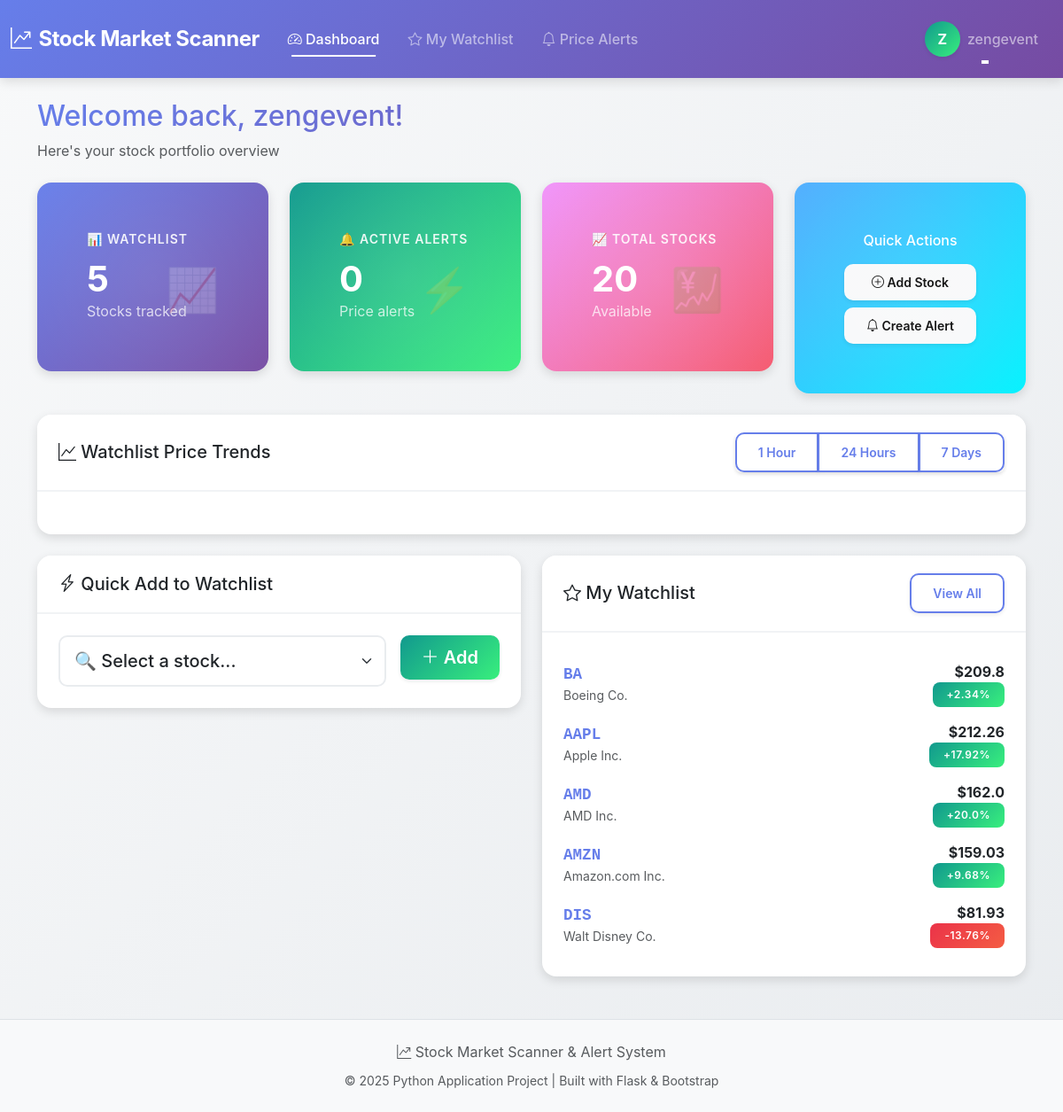
The page /dashboard (signed in) on the database as committed earlier.
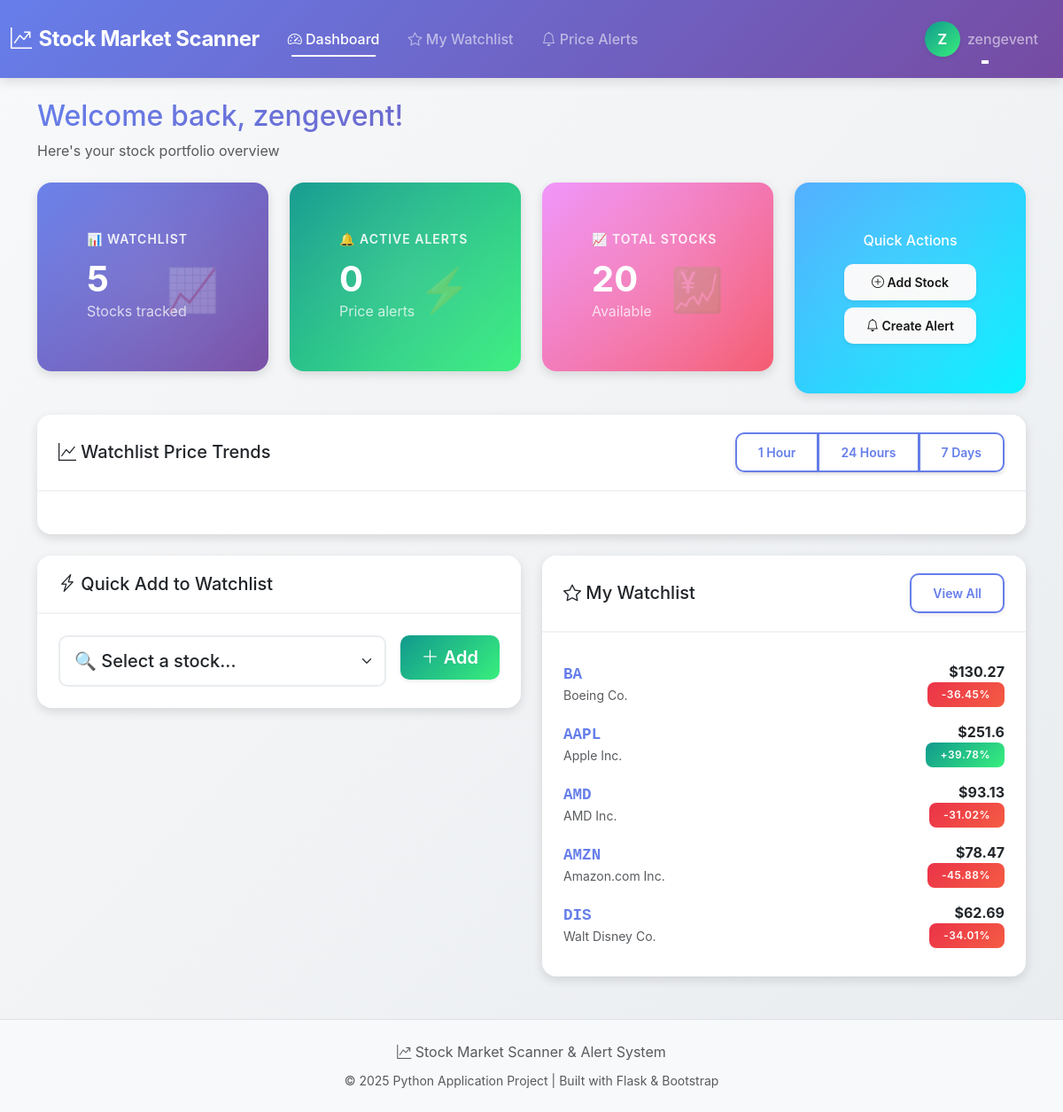
The same page on the database as committed later.
### tables this page shows
CREATE TABLE users (
            id INTEGER PRIMARY KEY AUTOINCREMENT,
            username VARCHAR(50) UNIQUE NOT NULL,
            email VARCHAR(100) UNIQUE NOT NULL,
            password_hash VARCHAR(255) NOT NULL,
            created_at TIMESTAMP DEFAULT CURRENT_TIMESTAMP
        );

CREATE TABLE stock_data (
            id INTEGER PRIMARY KEY AUTOINCREMENT,
            stock_symbol VARCHAR(10) UNIQUE NOT NULL,
            stock_name VARCHAR(100),
            current_price DECIMAL(10, 2),
            open_price DECIMAL(10, 2),
            previous_close DECIMAL(10, 2),
            high_price DECIMAL(10, 2),
            low_price DECIMAL(10, 2),
            change_amount DECIMAL(10, 2),
            change_percent DECIMAL(5, 2),
            updated_at TIMESTAMP DEFAULT CURRENT_TIMESTAMP
        );

CREATE TABLE watchlist (
            id INTEGER PRIMARY KEY AUTOINCREMENT,
            user_id INTEGER NOT NULL,
            stock_symbol VARCHAR(10) NOT NULL,
            added_at TIMESTAMP DEFAULT CURRENT_TIMESTAMP,
            FOREIGN KEY (user_id) REFERENCES users(id),
            UNIQUE(user_id, stock_symbol)
        );

### backend/app.py (the view)
@app.route('/dashboard')
@login_required
def dashboard():
    user_id = session['user_id']
    conn = get_db()
    watchlist = conn.execute('''
        SELECT w.id, w.stock_symbol, s.stock_name, s.current_price, s.change_percent
        FROM watchlist w
        LEFT JOIN stock_data s ON w.stock_symbol = s.stock_symbol
        WHERE w.user_id = ?
        ORDER BY w.added_at DESC
        LIMIT 5
    ''', (user_id,)).fetchall()
    alert_count = conn.execute('''
        SELECT COUNT(*) as count
        FROM alerts
        WHERE user_id = ? AND is_active = 1 AND is_triggered = 0
    ''', (user_id,)).fetchone()
    all_stocks = conn.execute('''
        SELECT stock_symbol, stock_name, current_price, change_percent
        FROM stock_data
        ORDER BY stock_symbol ASC
    ''').fetchall()
    conn.close()
    return render_template('dashboard.html',
                         watchlist=[dict(row) for row in watchlist],
                         alert_count=alert_count['count'],
                         all_stocks=[dict(row) for row in all_stocks])

### backend/app.py (called while the page is built)
def get_db():
    conn = sqlite3.connect('stock_app.db')
    conn.row_factory = sqlite3.Row
    return conn

def login_required(f):
    @wraps(f)
    def decorated_function(*args, **kwargs):
        if 'user_id' not in session:
            flash('Please login first', 'warning')
            return redirect(url_for('login'))
        return f(*args, **kwargs)
    return decorated_function

@app.context_processor
def inject_user():
    if 'user_id' in session:
        conn = get_db()
        user = conn.execute('SELECT id, username, email FROM users WHERE id = ?',
                           (session['user_id'],)).fetchone()
        conn.close()
        if user:
            return {'current_user': dict(user)}
    return {'current_user': None}

### frontend/templates/dashboard.html (shortened to what this page needs)
{% extends "base.html" %}
{% block content %}
<div class="container mt-4">
    <div class="mb-4">
        <h2 class="mb-2 text-gradient">Welcome back, {{ current_user.username }}!</h2>
        <p class="text-muted">Here's your stock portfolio overview</p>
    </div>
    <div class="row g-4 mb-4">
        <div class="col-md-6 col-lg-3">
            <div class="card stat-card" style="background: var(--primary-gradient);">
                <div class="card-body position-relative">
                    <h5 class="card-title">📊 Watchlist</h5>
                    <h2 class="display-4">{{ watchlist|length }}</h2>
                    <p class="mb-0 opacity-75">Stocks tracked</p>
                    <div class="stat-icon">📈</div>
                </div>
            </div>
        </div>
        <div class="col-md-6 col-lg-3">
            <div class="card stat-card" style="background: var(--success-gradient);">
                <div class="card-body position-relative">
                    <h5 class="card-title">🔔 Active Alerts</h5>
                    <h2 class="display-4">{{ alert_count }}</h2>
                    <p class="mb-0 opacity-75">Price alerts</p>
                    <div class="stat-icon">⚡</div>
                </div>
            </div>
        </div>
        <div class="col-md-6 col-lg-3">
            <div class="card stat-card" style="background: var(--warning-gradient);">
                <div class="card-body position-relative">
                    <h5 class="card-title">📈 Total Stocks</h5>
                    <h2 class="display-4">{{ all_stocks|length }}</h2>
                    <p class="mb-0 opacity-75">Available</p>
                    <div class="stat-icon">💹</div>
                </div>
            </div>
        </div>
        <div class="col-md-6 col-lg-3">
            <div class="card stat-card" style="background: var(--info-gradient);">
                <div class="card-body text-center d-flex flex-column justify-content-center">
                    <h6 class="mb-3">Quick Actions</h6>
                    <a href="{{ url_for('watchlist') }}" class="btn btn-light btn-sm mb-2">
                        <i class="bi bi-plus-circle"></i> Add Stock
                    </a>
                    <a href="{{ url_for('alerts') }}" class="btn btn-light btn-sm">
                        <i class="bi bi-bell"></i> Create Alert
                    </a>
                </div>
            </div>
        </div>
    </div>
    <div class="card shadow-soft mb-4">
        <div class="card-header d-flex justify-content-between align-items-center">
            <h5 class="mb-0"><i class="bi bi-graph-up"></i> Watchlist Price Trends</h5>
            <div class="btn-group shadow-sm" role="group">
                <button type="button" class="btn btn-sm btn-primary" onclick="loadCharts('1h')">1 Hour</button>
                <button type="button" class="btn btn-sm btn-outline-primary" onclick="loadCharts('24h')">24 Hours</button>
                <button type="button" class="btn btn-sm btn-outline-primary" onclick="loadCharts('7d')">7 Days</button>
            </div>
        </div>
        <div class="card-body">
        </div>
    </div>
    <div class="row g-4">
        <div class="col-lg-6">
            <div class="card shadow-soft hover-lift">
                <div class="card-header">
                    <h5 class="mb-0"><i class="bi bi-lightning-charge"></i> Quick Add to Watchlist</h5>
                </div>
                <div class="card-body">
                    <form method="POST" action="{{ url_for('add_to_watchlist') }}" class="row g-3">
                        <div class="col-md-9">
                            <select class="form-select form-select-lg" name="stock_symbol" required>
                                <option value="">🔍 Select a stock...</option>
                            </select>
                        </div>
                        <div class="col-md-3">
                            <button type="submit" class="btn btn-success w-100 btn-lg">
                                <i class="bi bi-plus-lg"></i> Add
                            </button>
                        </div>
                    </form>
                </div>
            </div>
        </div>
        <div class="col-lg-6">
            <div class="card shadow-soft hover-lift">
                <div class="card-header d-flex justify-content-between align-items-center">
                    <h5 class="mb-0"><i class="bi bi-star"></i> My Watchlist</h5>
                    <a href="{{ url_for('watchlist') }}" class="btn btn-sm btn-outline-primary">View All</a>
                </div>
                <div class="card-body">
                    {% if watchlist %}
                        <div class="list-group list-group-flush">
                            {% for stock in watchlist[:5] %}
                            <div class="list-group-item d-flex justify-content-between align-items-center px-0 border-0">
                                <div>
                                    <strong class="stock-symbol">{{ stock.stock_symbol }}</strong>
                                    <small class="text-muted d-block">{{ stock.stock_name }}</small>
                                </div>
                                <div class="text-end">
                                    <div class="fw-bold">${{ stock.current_price|round(2) }}</div>
                                    <span class="badge {% if stock.change_percent >= 0 %}bg-success{% else %}bg-danger{% endif %}">
                                        {% if stock.change_percent >= 0 %}+{% endif %}{{ stock.change_percent|round(2) }}%
                                    </span>
                                </div>
                            </div>
                            {% endfor %}
                        </div>
                    {% else %}
                        <div class="text-center py-4">
                            <p class="text-muted mb-0">No stocks in watchlist</p>
                        </div>
                    {% endif %}
                </div>
            </div>
        </div>
    </div>
</div>
{% endblock %}
{% block chart_js %}
<link rel="stylesheet" href="https://cdn.jsdelivr.net/npm/bootstrap-icons@1.11.0/font/bootstrap-icons.css">
{% endblock %}

### frontend/templates/base.html (shortened to what this page needs)
<!DOCTYPE html>
<html lang="en">
<head>
    <link href="https://cdn.jsdelivr.net/npm/bootstrap@5.3.0/dist/css/bootstrap.min.css" rel="stylesheet">
    <link rel="stylesheet" href="https://cdn.jsdelivr.net/npm/bootstrap-icons@1.11.0/font/bootstrap-icons.css">
    <link rel="stylesheet" href="{{ url_for('static', filename='css/style.css') }}">
</head>
<body class="{% block body_class %}{% endblock %}">
    {% block navbar %}
    {% if current_user %}
    <nav class="navbar navbar-expand-lg navbar-dark">
        <div class="container-fluid">
            <a class="navbar-brand d-flex align-items-center" href="{{ url_for('dashboard') }}">
                <i class="bi bi-graph-up-arrow me-2"></i>
                <span>Stock Market Scanner</span>
            </a>
            <div class="collapse navbar-collapse" id="navbarNav">
                <ul class="navbar-nav me-auto">
                    <li class="nav-item">
                        <a class="nav-link {% if request.endpoint == 'dashboard' %}active{% endif %}"
                           href="{{ url_for('dashboard') }}">
                            <i class="bi bi-speedometer2"></i> Dashboard
                        </a>
                    </li>
                    <li class="nav-item">
                        <a class="nav-link {% if request.endpoint == 'watchlist' %}active{% endif %}"
                           href="{{ url_for('watchlist') }}">
                            <i class="bi bi-star"></i> My Watchlist
                        </a>
                    </li>
                    <li class="nav-item">
                        <a class="nav-link {% if request.endpoint == 'alerts' %}active{% endif %}"
                           href="{{ url_for('alerts') }}">
                            <i class="bi bi-bell"></i> Price Alerts
                        </a>
                    </li>
                </ul>
                <ul class="navbar-nav">
                    <li class="nav-item dropdown">
                        <a class="nav-link dropdown-toggle d-flex align-items-center" href="#" id="userDropdown"
                           role="button" data-bs-toggle="dropdown" aria-expanded="false">
                            <div class="user-avatar me-2">
                                <span>{{ current_user.username[0]|upper }}</span>
                            </div>
                            <span>{{ current_user.username }}</span>
                        </a>
                    </li>
                </ul>
            </div>
        </div>
    </nav>
    {% endif %}
    {% endblock %}
    {% block content %}{% endblock %}
    <footer class="footer mt-5 py-4 bg-light border-top">
        <div class="container text-center">
            <p class="text-muted mb-2">
                <i class="bi bi-graph-up-arrow"></i> Stock Market Scanner & Alert System
            </p>
            <small class="text-muted">
                © 2025 Python Application Project | Built with Flask & Bootstrap
            </small>
        </div>
    </footer>
    {% block chart_js %}{% endblock %}
</body>
</html>

### frontend/static/css/style.css (style rules this page uses)
:root { --primary-gradient: linear-gradient(135deg, #667eea 0%, #764ba2 100%); --success-gradient: linear-gradient(135deg, #11998e 0%, #38ef7d 100%); --danger-gradient: linear-gradient(135deg, #eb3349 0%, #f45c43 100%); --warning-gradient: linear-gradient(135deg, #f093fb 0%, #f5576c 100%); --info-gradient: linear-gradient(135deg, #4facfe 0%, #00f2fe 100%); --primary-color: #667eea; --success-color: #38ef7d; --danger-color: #f45c43; --warning-color: #ffc107; --light-bg: #f8f9fa; --dark-text: #2d3748; --shadow-sm: 0 2px 4px rgba(0,0,0,0.08); --shadow-md: 0 4px 12px rgba(0,0,0,0.12); --shadow-lg: 0 8px 24px rgba(0,0,0,0.15); }
body { font-family: 'Inter', 'Segoe UI', -apple-system, BlinkMacSystemFont, sans-serif; background: linear-gradient(to bottom right, #f8f9fa 0%, #e9ecef 100%); min-height: 100vh; }
.navbar { box-shadow: var(--shadow-md); padding: 1rem 0; background: var(--primary-gradient) !important; }
.navbar-brand { font-size: 1.5rem; font-weight: 700; letter-spacing: -0.5px; transition: transform 0.3s ease; }
.nav-link { font-weight: 500; position: relative; transition: all 0.3s ease; margin: 0 0.5rem; }
.nav-link::after { content: ''; position: absolute; bottom: 0; left: 50%; width: 0; height: 2px; background: white; transition: all 0.3s ease; transform: translateX(-50%); }
.nav-link:hover::after, .nav-link.active::after { width: 80%; }
.user-avatar { width: 40px; height: 40px; border-radius: 50%; background: var(--success-gradient); display: flex; align-items: center; justify-content: center; color: white; font-weight: 700; font-size: 16px; text-transform: uppercase; box-shadow: var(--shadow-sm); transition: transform 0.3s ease; }
.card { border: none; border-radius: 16px; box-shadow: var(--shadow-md); transition: all 0.3s ease; overflow: hidden; }
.card-header { background: white; border-bottom: 2px solid #f1f3f5; padding: 1.25rem 1.5rem; font-weight: 600; }
.card-body { padding: 1.5rem; }
.stat-card { padding: 2rem; border-radius: 16px; background: var(--primary-gradient); color: white; box-shadow: var(--shadow-md); transition: all 0.3s ease; position: relative; overflow: hidden; }
.stat-card::before { content: ''; position: absolute; top: -50%; right: -50%; width: 200%; height: 200%; background: radial-gradient(circle, rgba(255,255,255,0.1) 0%, transparent 70%); transition: transform 0.6s ease; }
.stat-card h5 { font-size: 0.875rem; font-weight: 600; opacity: 0.9; text-transform: uppercase; letter-spacing: 1px; margin-bottom: 0.75rem; }
.stat-card h2 { font-size: 2.5rem; font-weight: 700; margin: 0; }
.stat-icon { font-size: 3rem; opacity: 0.2; position: absolute; right: 1.5rem; bottom: 1.5rem; }
.btn { border-radius: 10px; font-weight: 600; padding: 0.625rem 1.5rem; transition: all 0.3s ease; border: none; box-shadow: var(--shadow-sm); }
.btn-success { background: var(--success-gradient); }
.btn-outline-primary { border: 2px solid var(--primary-color); color: var(--primary-color); }
.badge { padding: 0.5rem 1rem; border-radius: 8px; font-weight: 600; font-size: 0.75rem; letter-spacing: 0.5px; }
.badge.bg-success { background: var(--success-gradient) !important; }
.badge.bg-danger { background: var(--danger-gradient) !important; }
.stock-symbol { font-family: 'JetBrains Mono', 'Courier New', monospace; font-weight: 700; color: var(--primary-color); font-size: 1.1rem; }
.form-control, .form-select { border: 2px solid #e9ecef; border-radius: 10px; padding: 0.75rem 1rem; transition: all 0.3s ease; font-weight: 500; }
.text-gradient { background: var(--primary-gradient); -webkit-background-clip: text; -webkit-text-fill-color: transparent; background-clip: text; }
.shadow-soft { box-shadow: var(--shadow-md); }

Rows that differ between the two databases and show on the page:
changed stock_data "Boeing Co.": current_price "209.8" → "130.27"; change_percent "2.34" → "-36.45"; no longer shows "+"
changed stock_data "Apple Inc.": current_price "212.26" → "251.6"; change_percent "17.92" → "39.78"
changed stock_data "AMD Inc.": current_price "162.0" → "93.13"; change_percent "20.0" → "-31.02"; no longer shows "+"
changed stock_data "Amazon.com Inc.": current_price "159.03" → "78.47"; change_percent "9.68" → "-45.88"; no longer shows "+"
changed stock_data "Walt Disney Co.": current_price "81.93" → "62.69"; change_percent "-13.76" → "-34.01"
